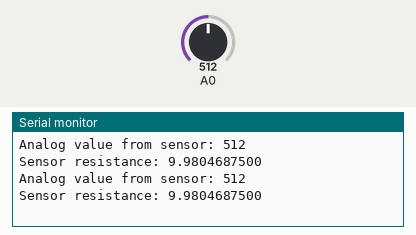
This sketch was run on a simulated Arduino Uno, built with avr-gcc and run on an emulated ATmega328P. Parts: the last lines printed to the serial monitor. Inputs (shaded band) come from the test bench; at power-on: A0 = 512.

Above: at 1.8 s.
1.9 s: A0 set to 0
At 2.8 s:
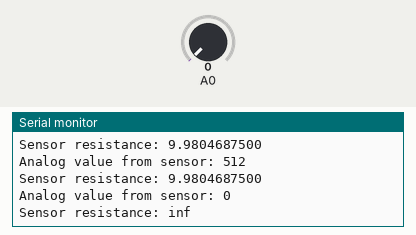
4.5 s: A0 set to 122
At 5.8 s:
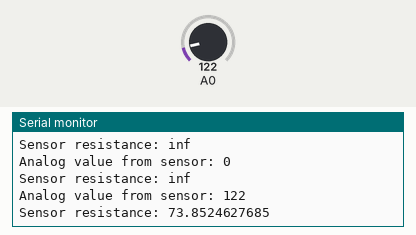
Timing chart, 0 to 7.5 s (numbered marks = the images above; inputs shaded):
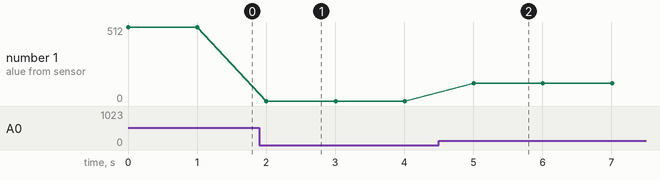

Measured:
- after the input at 1.9 s, the serial monitor: prints a new line after 0.10 s (image 1)
- after the input at 4.5 s, the serial monitor: prints a new line after 0.51 s (image 2)
- plotted number 1: 512 → 0 after the input at 1.9 s, 0 → 122 after the input at 4.5 s

The sketch:

LightSensor.ino
```cpp
/*
/* Grove - Light Sensor demo v1.0
*
* signal wire to A0.
* By: http://www.seeedstudio.com
*/
//#include <math.h>

float Rsensor; //Resistance of sensor in K

void setup() {
  Serial.begin(9600);                //Start the Serial connection
}

void loop() {
  int sensorValue = analogRead(A0);

  Rsensor=(float)(1023-sensorValue)*10/sensorValue;

  Serial.print("Analog value from sensor: ");
  Serial.println(sensorValue);

  Serial.print("Sensor resistance: ");
  Serial.println(Rsensor,DEC);

  delay(1000);
}
```
